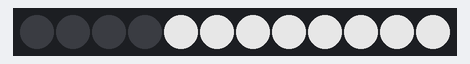
Bench run of a sketch on a simulated Arduino Uno, built with avr-gcc and run on an emulated ATmega328P. Parts: 12 RGB LEDs in strip order, left to right. Dim RGB values are drawn brighter than linear.

Above: at 0.1 s.
At 5.6 s:
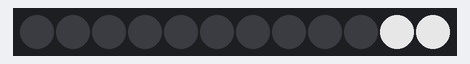
At 8.6 s:
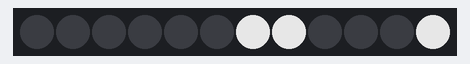
At 12.1 s:
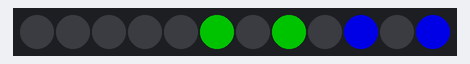
At 22.1 s:
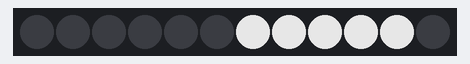
At 34.1 s:
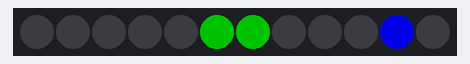

The sketch:

BCD.ino
```cpp
#include "FastLED.h"
#define DATA_PIN 6
#define BRIGHTNESS 180
#define NUM_LEDS 12
uint8_t num = 0;

CRGB leds[NUM_LEDS];

void setup() {
  FastLED.addLeds<NEOPIXEL, DATA_PIN>(leds, NUM_LEDS);
  FastLED.setBrightness(BRIGHTNESS);
}

void writeLeds(uint32_t input) {
    memset(leds, 0x0, sizeof(CRGB) * NUM_LEDS);
    for (int i = 0; i < NUM_LEDS; i++) {
        if(input & (1 << (NUM_LEDS - i - 1))) {
            leds[i] = CRGB::White;
        };
    }
    FastLED.show();
}

void dabble(uint32_t* input, int offset) {
    uint32_t temp = *input >> offset;
    temp &= 15;

    if(temp > 4) temp += 3;

    *input &= ~(15 << offset);
    *input |= temp << offset;
}

void loop() {
    num += 31415962 / num;
    uint32_t workingVar = num;

    writeLeds(workingVar);
    delay(5000);

    workingVar = workingVar << 1;
    for(int i = 0; i < 7; i++) {
        // dabble
        dabble(&workingVar, 8);
        dabble(&workingVar, 12);
        dabble(&workingVar, 16);

        // display 1
        writeLeds(workingVar >> 8);
        delay(500);

        // double
        workingVar = workingVar << 1;

        // display 2
        writeLeds(workingVar >> 8);
        delay(500);
    }

    for(int i = 0; i < NUM_LEDS; i++) {
        if(leds[i] != CRGB::Black) {
            if( i < 4)     leds[i] = CRGB::Red;
            else if(i > 7) leds[i] = CRGB::Blue;
            else           leds[i] = CRGB::Green;
        }
    }
    FastLED.show();
    delay(10000);
}
```

Measured:
- what the display in image 1 shows lasts 1.0 s, from 5.5 s to 6.5 s
- what the display in image 3 shows lasts 10.0 s, from 12.0 s to 22.0 s
- what the display in image 4 shows lasts 5.0 s, from 22.0 s to 27.0 s
